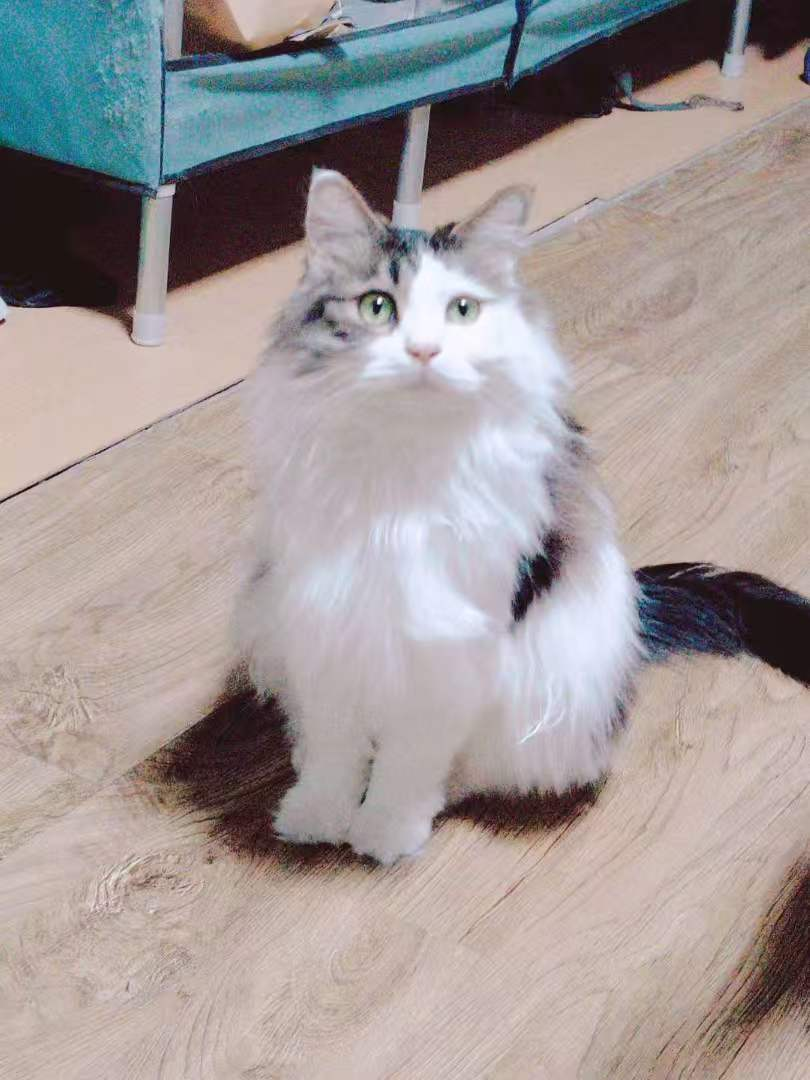
#> input picture services/appearance-generation/samples/建国2.jpg, 810 x 1080 px
$ python '像素逐帧重绘demo_v6.py' '../services/appearance-generation/samples/建国2.jpg'
#> lines starting #> are read from the running program, lines starting #| are printed output that depends on the picture; after the words box and inside, x2 and y2 are one past the last pixel; in counts of white or black regions, pixels touching at a corner belong together
"""逐帧重绘 demo v6：基于真实猫呼吸生理 + 实际看图后的定位。

看图后修正（session-4d34 像素猫 1024×1024 → 512 缩放）：
- 头身分界 y≈260（胸毛区开始）
- 前爪并排起点 y≈390
- 前爪底（地面接触点）y≈500
- 尾巴在右下角 y≈400-505

真实猫呼吸生理（参考兽医资料）：
- 静息呼吸 20-30 次/分（一个完整周期 2-3 秒）
- 吸气主动、较快；呼气被动、较慢（吸呼比约 1:1.5）
- 可见运动：肋骨/胸廓起伏，腹部微微外扩
- 头会随胸廓轻微上下浮动（坐姿时可见）
- 四肢/爪子/尾巴静止（地面接触点和稳定锚点）

v5 错在哪：
1. 头锁死 → 真实呼吸头会随胸廓轻微浮动
2. 整块身体（含前爪）一起平移 → 看起来猫在蹦
3. y=300 整齐平移 → 腰部硬接缝
4. 吸呼对称 → 真实不对称的
5. 没考虑锚点

v6 设计：
- 锚点：前爪（y>=440）+ 尾巴 + 腹底
- 运动区：头 + 胸 + 上腹（y=0 到 y=440）整体随呼吸微起伏
- 幅度 1-2px（512 高时 2px ≈ 显示 256 时 1px，符合真实比例）
- 节奏：16 帧 / 2.88s ≈ 21 次/分
  - 吸气 5 帧（0.9s）：0, 1, 1, 2, 2
  - 峰停 1 帧：2
  - 呼气 8 帧（1.4s）：2, 1, 1, 1, 0, 0, 0, 0
  - 谷停 2 帧：0, 0
- 边界处理：在 y=440-位移 行复制上一行像素填补，无 alpha 缝
"""
import os
import sys

import numpy as np
from PIL import Image

LOGICAL = 512

# 基于看图后的实测定位
Y_ANCHOR = 440       # 呼吸运动的下边界（在前爪起点之上）
Y_HEAD_BODY = 260    # 头/身分界（仅供分析参考，不用于切割）
Y_PAW_BOTTOM = 500   # 前爪底（地面接触点，绝不能动）

EYES = {
    "left":  {"box": (178, 150, 208, 188), "cy": 169},
    "right": {"box": (238, 150, 282, 188), "cy": 169},
}


def load(path):
    img = Image.open(path).convert("RGBA")
    if img.width != LOGICAL:
        img = img.resize((LOGICAL, LOGICAL), Image.BOX)
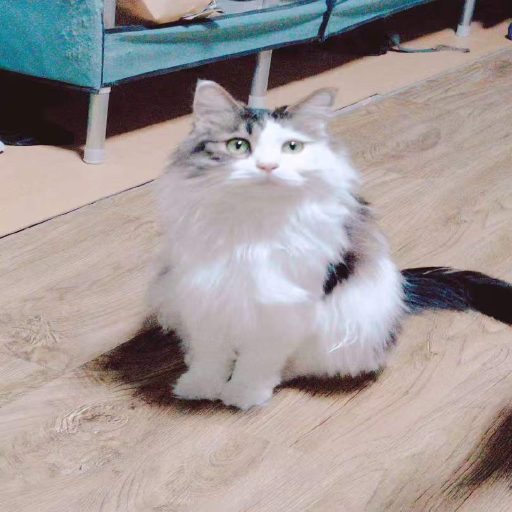
#> img: PIL image 512x512 RGBA; mean R, G, B, A 162.1, 153.2, 152.4, 255
    return np.asarray(img).astype(np.int16)


def eye_surround(a, box):
    """取眼周毛色，用于眨眼时填充。"""
#> called with box = (178, 150, 208, 188)
    x0, y0, x1, y1 = box
    x0, y0 = max(0, x0), max(0, y0)
    x1, y1 = min(LOGICAL, x1), min(LOGICAL, y1)
    ring = np.concatenate([
        a[y0, x0:x1, :3], a[y1 - 1, x0:x1, :3],
        a[y0:y1, x0, :3], a[y0:y1, x1 - 1, :3],
    ])
#> ring = 136 rows, first 8: [141, 131, 129], [142, 133, 131], [152, 144, 141], [162, 154, 152], [158, 152, 152], [159, 153, 155], [162, 156, 158], [160, 154, 156]
    return ring.mean(axis=0).astype(np.uint8)


def breath_frame_v6(a, rise):
    """
    真实呼吸运动：头+胸+上腹（y < Y_ANCHOR）整体向上微浮 `rise` 像素。
    锚点（y >= Y_ANCHOR：前爪 + 下腹 + 尾巴）完全不动。
    边界处理：被移动的最后一行的下方用复制其本身填充，避免接缝。
    """
    if rise == 0:
        return a.copy()
    out = a.copy()
    # 上半身向上平移 rise 像素
    # out[0:Y_ANCHOR-rise] = a[rise:Y_ANCHOR]
    # out[Y_ANCHOR-rise:Y_ANCHOR] = a[Y_ANCHOR-1]（复制原锚点行）→ 无缝
    if rise > 0:
        out[:Y_ANCHOR - rise] = a[rise:Y_ANCHOR]
        # 填补被腾出的底部行：用原图 Y_ANCHOR-1 行复制
        anchor_row = a[Y_ANCHOR - 1:Y_ANCHOR, :].repeat(rise, axis=0)
        out[Y_ANCHOR - rise:Y_ANCHOR] = anchor_row
    return out


# 16 帧呼吸位移序列（单位：像素，正值=上浮）
# 周期 2.88s ≈ 21 次/分
# 吸气 5 帧 (0.9s) → 峰停 1 帧 → 呼气 8 帧 (1.4s) → 谷停 2 帧
BREATH_SEQ = [
    0,  # 0  谷
    1,  # 1  吸-
    1,  # 2  吸
    2,  # 3  吸
    2,  # 4  吸
    2,  # 5  峰停
    1,  # 6  呼
    1,  # 7  呼
    1,  # 8  呼
    0,  # 9  呼
    0,  # 10 呼
    0,  # 11 呼
    0,  # 12 呼
    0,  # 13 谷
    0,  # 14 谷
    0,  # 15 谷
]
FRAME_MS = 180  # 单帧时长


def blink_frame(a, surround, level):
    """眨眼：覆盖眼睛像素 + 画眼睑线。level 0=全开, 0.5=半闭, 1.0=全闭。"""
    out = a.copy()
    for eye in EYES.values():
        x0, y0, x1, y1 = eye["box"]
        if level >= 1.0:
            continue
        elif level >= 0.5:
            h = y1 - y0
            cut = max(1, int(h * 0.30))
            out[y0:y0 + cut, x0:x1, :3] = surround
            out[y1 - cut:y1, x0:x1, :3] = surround
        else:
            out[y0:y1, x0:x1, :3] = surround
            cy = eye["cy"]
            lid = np.array([96, 62, 58], dtype=np.uint8)
            out[cy - 1, x0:x1, :3] = lid
            out[cy, x0:x1, :3] = lid
    return out


def main(path):
    a = load(path)
    out_dir = "output/pixel-motion-demo/v6"
    os.makedirs(out_dir, exist_ok=True)

    surround = eye_surround(a, EYES["left"]["box"])
#> surround = [155, 146, 153]
    print(f"眼周毛色: {surround.tolist()}")
#| 眼周毛色: [155, 146, 153]
    print(f"位移序列: {BREATH_SEQ}")
    print(f"周期: {len(BREATH_SEQ) * FRAME_MS}ms = {len(BREATH_SEQ) * FRAME_MS / 1000:.2f}s ≈ {60 / (len(BREATH_SEQ) * FRAME_MS / 1000):.0f} 次/分")

    # 呼吸 GIF（16 帧独立完整帧，不合并相同帧）
    breath_frames = [Image.fromarray(breath_frame_v6(a, d).astype(np.uint8)) for d in BREATH_SEQ]
#> call 2 of breath_frame_v6, with rise = 1
#> in breath_frame_v6 (call 2), `out[:Y_ANCHOR - rise] = a[rise:Y_ANCHOR]`:
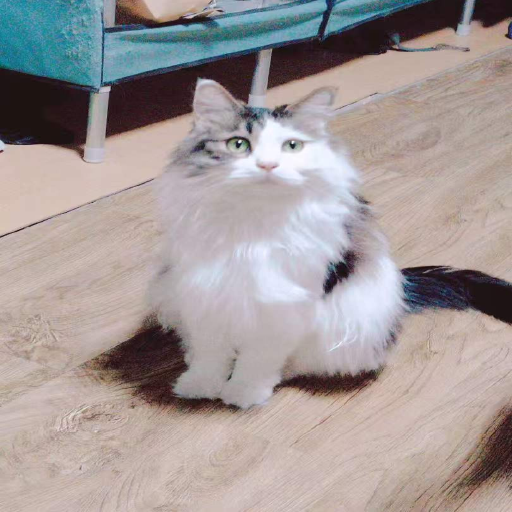
#> out: shape (512, 512, 4) int16; mean of channels 0, 1, 2, 3 162.3, 153.3, 152.5, 255; drawn as R, G, B
#> in breath_frame_v6 (call 2), `anchor_row = a[Y_ANCHOR - 1:Y_ANCHOR, :].repeat(rise, axis=0)`: anchor_row = 512 rows, first 6: [201, 187, 175, 255], [200, 186, 175, 255], [199, 185, 174, 255], [198, 184, 172, 255], [198, 184, 172, 255], [199, 185, 174, 255]
#> call 4 of breath_frame_v6, with rise = 2
#> in breath_frame_v6 (call 4), `out[:Y_ANCHOR - rise] = a[rise:Y_ANCHOR]`:
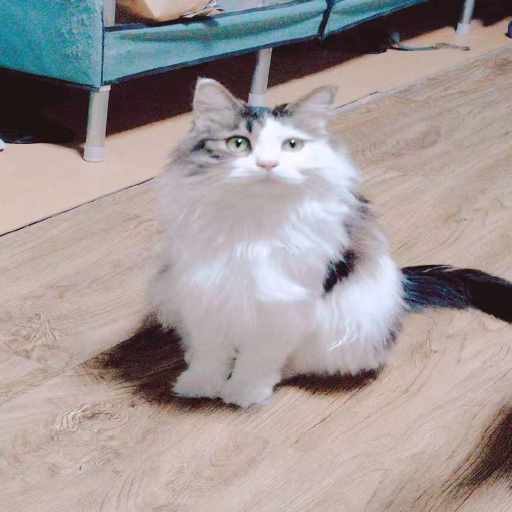
#> out: shape (512, 512, 4) int16; mean of channels 0, 1, 2, 3 162.5, 153.4, 152.5, 255; drawn as R, G, B
#> in breath_frame_v6 (call 4), `out[Y_ANCHOR - rise:Y_ANCHOR] = anchor_row`: out: shape (512, 512, 4) int16; 0.18% of pixels changed, all inside (x1, y1, x2, y2) = (0, 438, 512, 439)
#> breath_frames = 16 items
    breath_frames[0].save(
        f"{out_dir}/breath.gif",
        save_all=True, append_images=breath_frames[1:],
        duration=FRAME_MS, loop=0, disposal=2, optimize=False,
    )

    # 眨眼 GIF（5 帧）
    blink_levels = [1.0, 0.5, 0.0, 0.5, 1.0]
    blink_frames = [Image.fromarray(blink_frame(a, surround, lv).astype(np.uint8)) for lv in blink_levels]
#> call 2 of blink_frame, with surround = array of shape (3,), level = 0.5
#> after the loop in blink_frame (call 2), `for eye in EYES.values():`:
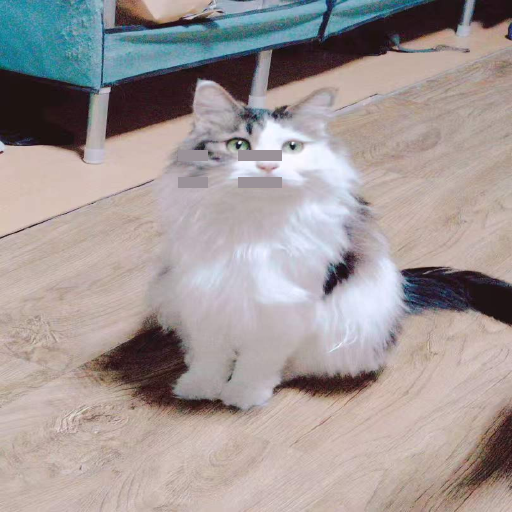
#> out: shape (512, 512, 4) int16; mean of channels 0, 1, 2, 3 161.9, 153, 152.2, 255; drawn as R, G, B
#> call 3 of blink_frame, with surround = array of shape (3,), level = 0
#> after the loop in blink_frame (call 3), `for eye in EYES.values():`:
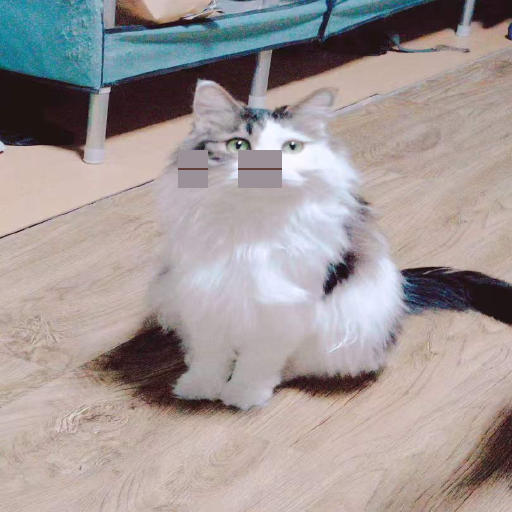
#> out: shape (512, 512, 4) int16; mean of channels 0, 1, 2, 3 161.7, 152.7, 151.9, 255; drawn as R, G, B
#> blink_frames = 5 items
    blink_frames[0].save(
        f"{out_dir}/blink.gif",
        save_all=True, append_images=blink_frames[1:],
        duration=150, loop=0, disposal=2, optimize=False,
    )

    # 关键帧大图（rest / 峰吸 / 闭眼）
    Image.fromarray(a.astype(np.uint8)).resize((1024, 1024), Image.NEAREST).save(f"{out_dir}/rest.png")
    Image.fromarray(breath_frame_v6(a, 2).astype(np.uint8)).resize((1024, 1024), Image.NEAREST).save(f"{out_dir}/peak_inhale.png")
    Image.fromarray(blink_frame(a, surround, 0.0).astype(np.uint8)).resize((1024, 1024), Image.NEAREST).save(f"{out_dir}/closed.png")

    print(f"已输出 {out_dir}/breath.gif, blink.gif, rest.png, peak_inhale.png, closed.png")


if __name__ == "__main__":
    main(sys.argv[1])

$ run again, on services/appearance-generation/samples/见过3.jpg
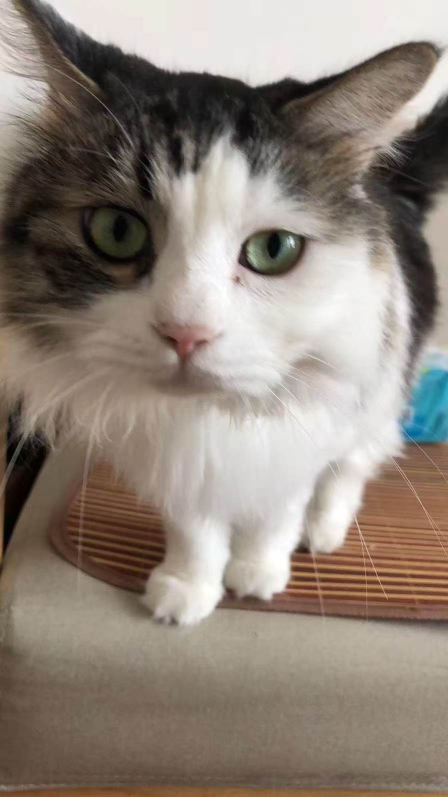
#> input picture services/appearance-generation/samples/见过3.jpg, 896 x 1594 px (shown at 1/2 size)
#> ring = 136 rows, first 8: [79, 67, 55], [84, 72, 57], [86, 74, 57], [86, 75, 56], [88, 77, 57], [90, 77, 61], [89, 76, 60], [90, 77, 61]
#> surround = [136, 122, 110]
#| 眼周毛色: [136, 122, 110]
#> anchor_row = 512 rows, first 6: [86, 68, 54, 255], [85, 67, 53, 255], [85, 67, 53, 255], [84, 66, 52, 255], [85, 67, 53, 255], [86, 68, 54, 255]
#> breath_frames = 16 items
#> after the loop in blink_frame (call 2), `for eye in EYES.values():`:
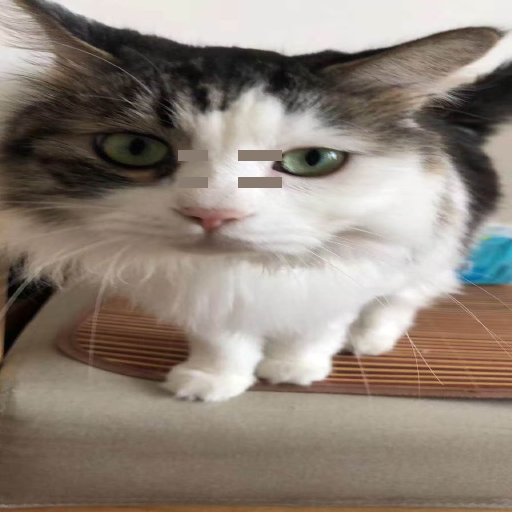
#> out: shape (512, 512, 4) int16; mean of channels 0, 1, 2, 3 142.5, 131.3, 121.1, 255; drawn as R, G, B
#> after the loop in blink_frame (call 3), `for eye in EYES.values():`:
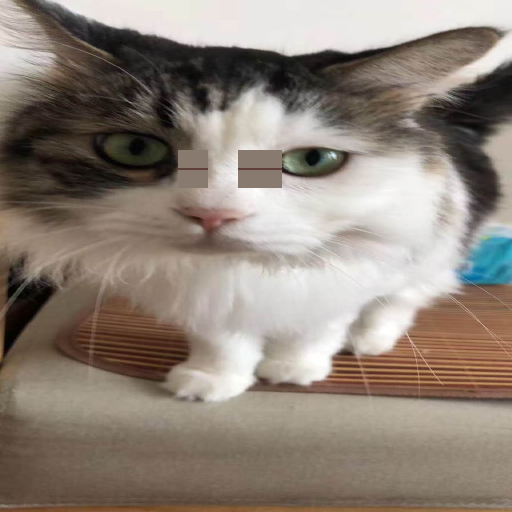
#> out: shape (512, 512, 4) int16; mean of channels 0, 1, 2, 3 142.2, 131, 120.8, 255; drawn as R, G, B
#> blink_frames = 5 items
